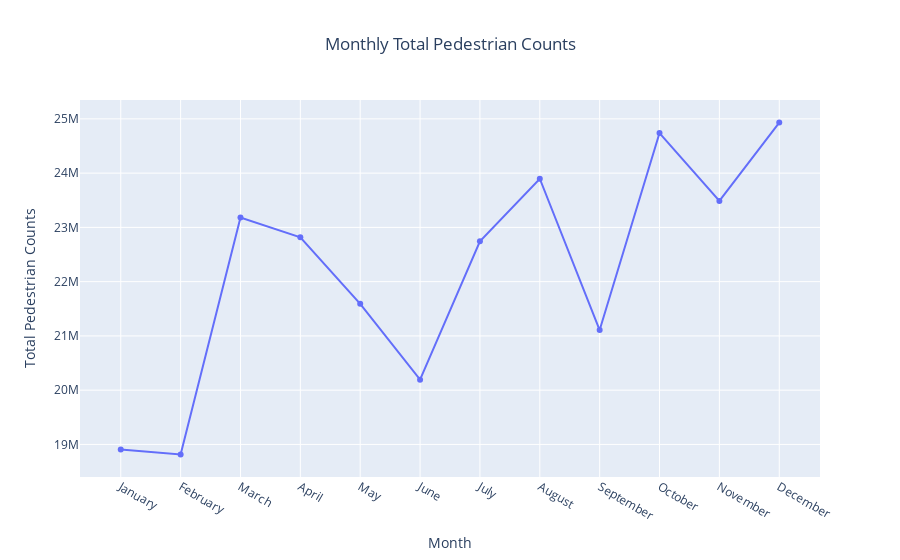

This figure's notebook cell:
### Markdown cell above
#### __*Hot Tip:*__ Always title your plots!

### Code cell
# Improve accessability of the plot with title and better y-axis label

figure = px.line(
    sorted_months_2019_df, 
    x="Month", 
    y="Hourly_Counts", 
    title="Monthly Total Pedestrian Counts"
)
figure.update_traces(mode='lines+markers')
figure.update_layout(yaxis_title="Total Pedestrian Counts", title_x=0.5)

### Figure 1 — Plotly figure (JSON) as saved in the notebook; plotly's stock layout.template omitted (floating-point values rounded to 4 significant figures)
{"data": [{"hovertemplate": "Month=%{x}<br>Hourly_Counts=%{y}<extra></extra>", "legendgroup": "", "line": {"color": "#636efa", "dash": "solid"}, "mode": "lines+markers", "name": "", "orientation": "v", "showlegend": false, "type": "scatter", "x": ["January", "February", "March", "April", "May", "June", "July", "August", "September", "October", "November", "December"], "xaxis": "x", "y": [18904686, 18816254, 23181242, 22818120, 21590920, 20194222, 22744685, 23896524, 21107792, 24738547, 23487511, 24931172], "yaxis": "y"}], "layout": {"autosize": true, "legend": {"tracegroupgap": 0}, "title": {"text": "Monthly Total Pedestrian Counts", "x": 0.5}, "xaxis": {"anchor": "y", "autorange": true, "domain": [0, 1], "range": [-0.6441, 11.64], "title": {"text": "Month"}, "type": "category"}, "yaxis": {"anchor": "x", "autorange": true, "domain": [0, 1], "range": [18370000.0, 25380000.0], "title": {"text": "Total Pedestrian Counts"}, "type": "linear"}}}
